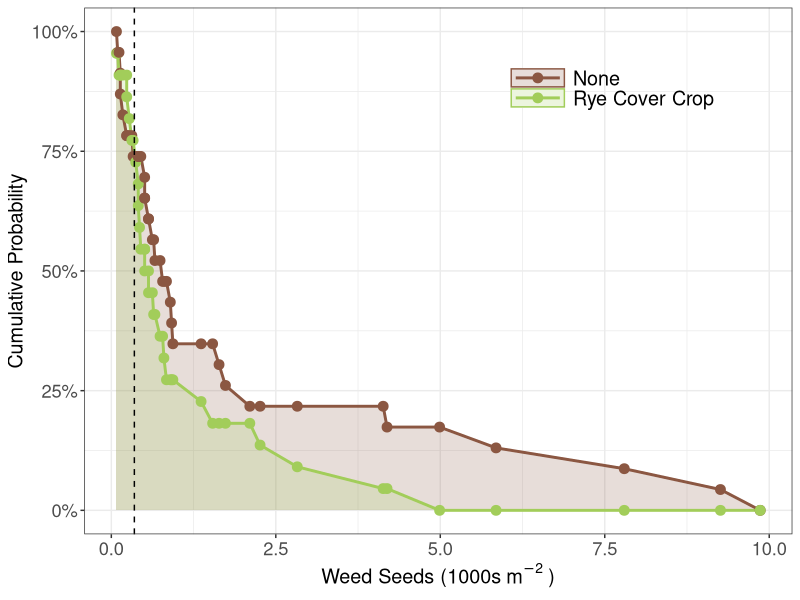

R code for this plot: (Note: this script raises an error after producing the figure.)
##################################
# Author: Gina Nichols (vnichols@iastate.edu)
# Created: 5/22/2020
#
# Purpose: make stoch dom fig
#
# Last modified:
#
# Notes:
####################################

rm(list = ls())
library(tidyverse)

# data --------------------------------------------------------------------


stodom <- read_csv("01_stats-stoch-dom/st_stoch-dom-res.csv")


# figure ------------------------------------------------------------------

mylegendtheme <-   theme(#legend.direction = "horizontal",
  #legend.position = "bottom",
  legend.justification = c(1, 1),
  legend.position = c(0.9, 0.9),
  legend.background = element_blank(),
  legend.key.width = unit(1.4, "cm"),
  legend.key.height = unit(0.5, "cm"),
  legend.key.size = unit(1, "cm"),
  #axis.title.y = element_text(angle = 0, 
  #                            vjust = 0.5, 
  #                            hjust = -1)
)



myaxistexttheme <- theme(axis.text = element_text(size = rel(1.2)),
                         legend.text = element_text(size = rel(1.3)),
                         axis.title = element_text(size = rel(1.3)))


cctrtpal <- c("darkolivegreen3", "lightsalmon4")

labseedsm2 = expression('Weed Seeds\n (1000s m'^"-2)")
labseedsm2 <- bquote("Weed Seeds (1000s"~m^-2~")")


# fig ---------------------------------------------------------------------

library(ggridges)
library(scales)

#--inv cum diff
stodom %>% 
  pivot_longer(sc_nocum:sc_ryecum) %>% 
  mutate(name = recode(name, 
                       "sc_nocum" = "None",
                       "sc_ryecum" = "Rye Cover Crop")) %>%  
  select(seeds, name, value) %>% 
  mutate(inv_value = 1 - value) %>% 
  ggplot(aes(seeds/1000, inv_value, color = name, fill = name, group = name)) + 
  ggridges::geom_density_line(stat = "identity", size = 0.5, alpha = 0.2) +
  geom_line(size = 1) +
  geom_point(size = 3) +
  scale_fill_manual(values = c("None" = cctrtpal[2],
                               "Rye Cover Crop" = cctrtpal[1])) +
  scale_color_manual(values = c("None" = cctrtpal[2],
                                "Rye Cover Crop" = cctrtpal[1])) +
  geom_vline(xintercept = 350/1000, linetype = "dashed") +
  theme_bw() + 
  scale_y_continuous(labels = label_percent()) +
  myaxistexttheme + 
  mylegendtheme +
  labs(x = labseedsm2,
       y = "Cumulative Probability",
       color = NULL,
       fill = NULL)


ggsave("make-figs/figs/figX_stoch-dom.png")

#--these are 'rough drafts'

#--cum diff
stodom %>% 
  pivot_longer(sc_nocum:sc_ryecum) %>% 
  select(seeds, name, value) %>% 
  ggplot(aes(seeds, value, color = name)) + 
  geom_point(size = 3) +
  geom_line(size = 1
  ) + 
  theme_bw() + 
  labs(x = "seeds/m2",
       y = "cumulative prob",
       title = "Un-transformed, outlier removed")
 




stodom %>% 
  mutate(inv_value = 1-value,
         ) %>% 
  ggplot(aes(seeds, inv_value, color = name)) + 
  geom_point(size = 3) +
  #geom_line(size = 1) + 
  geom_smooth(size = 1, se = F) + 
#  geom_xspline(spline_shape=0.4, size=0.5) +
  geom_vline(xintercept = 350) + 
  theme_bw() + 
  labs(x = "seeds/m2",
       y = "cumulative prob",
       title = "Un-transformed, outlier removed") 



# splines? ----------------------------------------------------------------


set.seed(1492)
dat <- data.frame(x=c(1:10, 1:10, 1:10),
                  y=c(sample(15:30, 10), 2*sample(15:30, 10),
                      3*sample(15:30, 10)),
                  group=factor(c(rep(1, 10), rep(2, 10), rep(3, 10)))
)

ggplot(dat, aes(x, y, group=group, color=group)) +
  geom_point() +
  geom_line()

ggplot(dat, aes(x, y, group=group, color=factor(group))) +
  geom_point() +
  geom_line() +
  geom_smooth(se=FALSE, linetype="dashed", size=0.5)

ggplot(dat, aes(x, y, group=group, color=factor(group))) +
  geom_point(color="black") +
#  geom_smooth(se=FALSE, linetype="dashed", size=0.5) +
  geom_xspline(size=0.5)

ggplot(dat, aes(x, y, group=group, color=factor(group))) +
  geom_point(color="black") +
#  geom_smooth(se=FALSE, linetype="dashed", size=0.5) +
  geom_xspline(spline_shape=-0.4, size=0.5)

ggplot(dat, aes(x, y, group=group, color=factor(group))) +
  geom_point(color="black") +
#  geom_smooth(se=FALSE, linetype="dashed", size=0.5) +
  geom_xspline(spline_shape=0.4, size=0.5)

ggplot(dat, aes(x, y, group=group, color=factor(group))) +
  geom_point(color="black") +
  geom_smooth(se=FALSE, linetype="dashed", size=0.5) +
  geom_xspline(spline_shape=1, size=0.5)

ggplot(dat, aes(x, y, group=group, color=factor(group))) +
  geom_point(color="black") +
  geom_smooth(se=FALSE, linetype="dashed", size=0.5) +
  geom_xspline(spline_shape=0, size=0.5)

ggplot(dat, aes(x, y, group=group, color=factor(group))) +
  geom_point(color="black") +
  geom_smooth(se=FALSE, linetype="dashed", size=0.5) +
  geom_xspline(spline_shape=-1, size=0.5)

